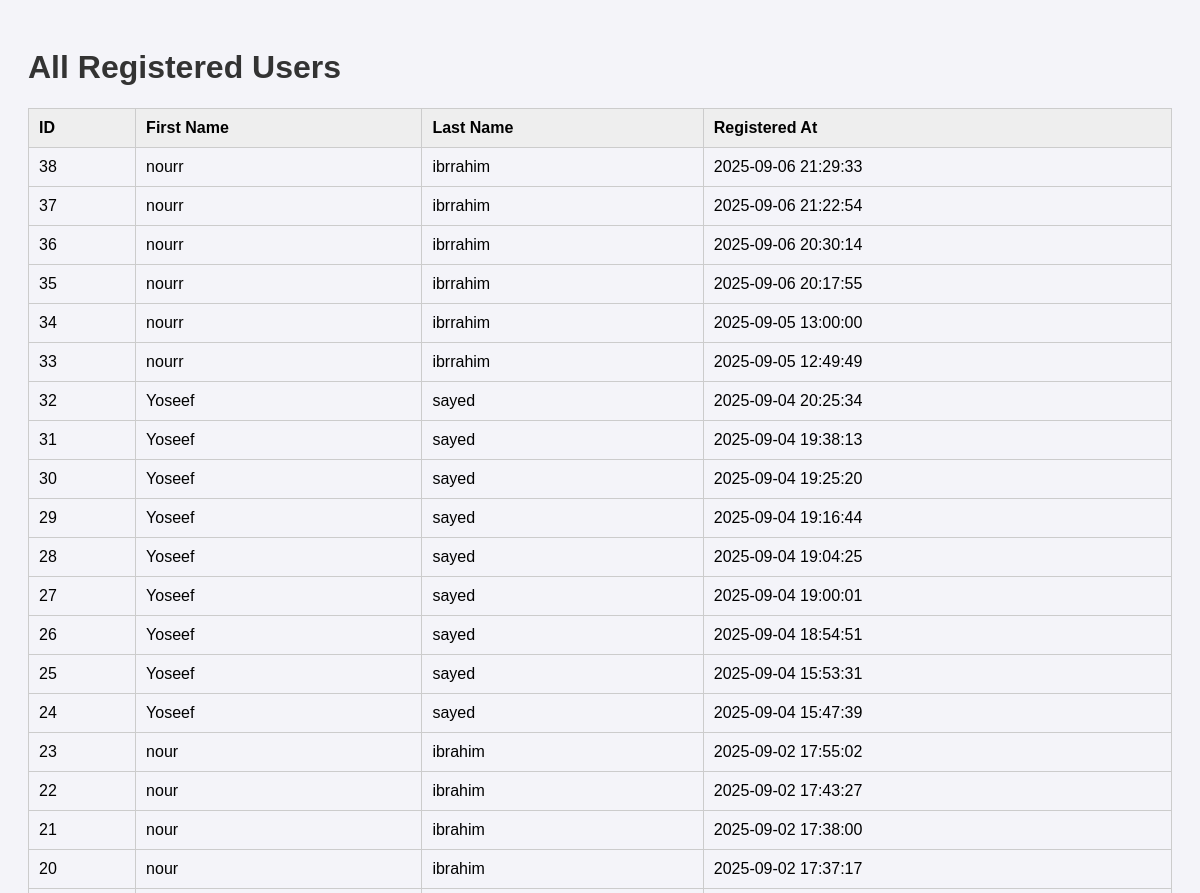
The app's page /all_users (upper part), older data.
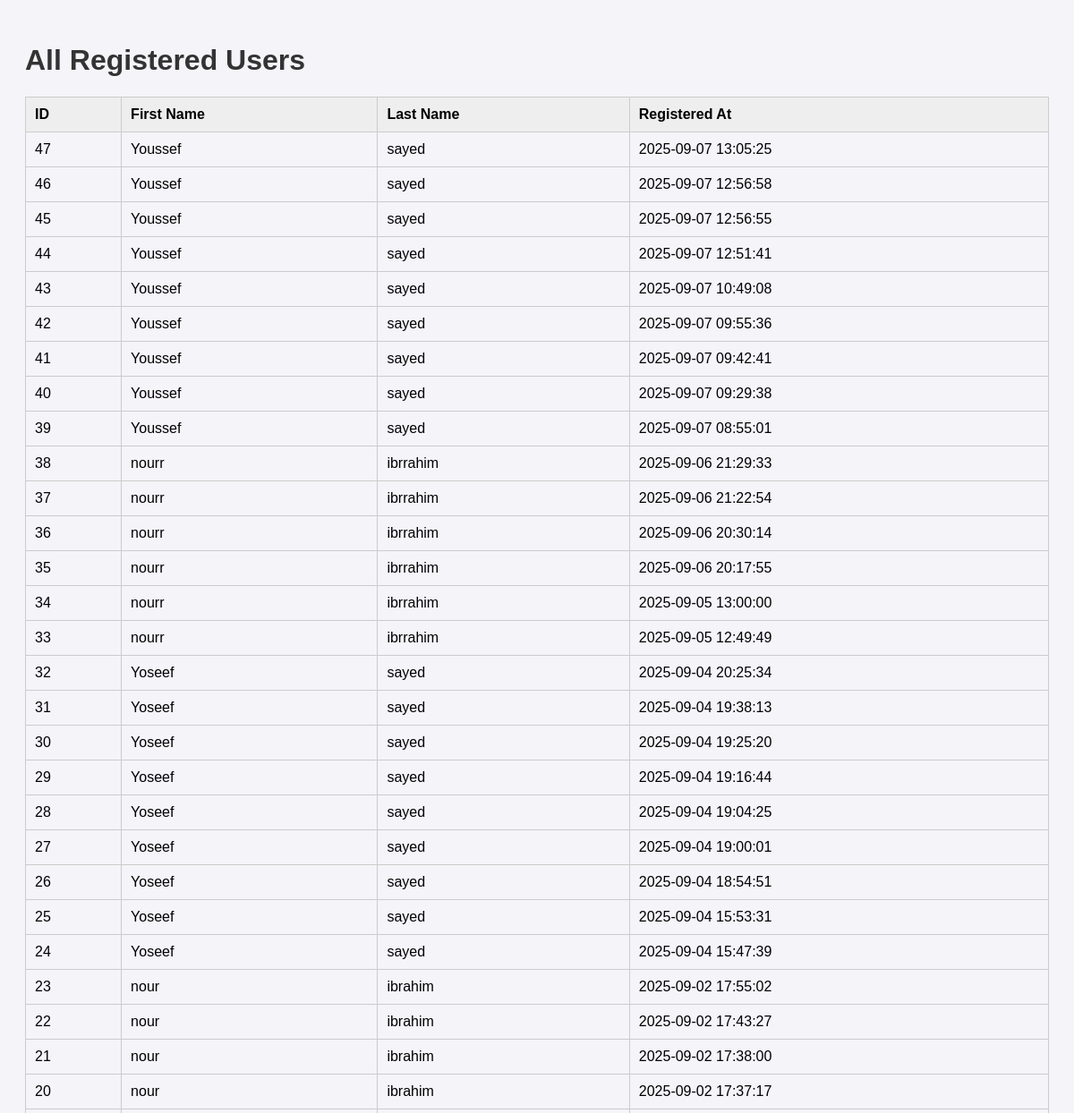
The same page, newer data.
### tables this page shows
CREATE TABLE users (
        id INTEGER PRIMARY KEY AUTOINCREMENT,
        first_name TEXT NOT NULL,
        last_name TEXT NOT NULL,
        created_at TIMESTAMP DEFAULT CURRENT_TIMESTAMP
    );

### app.py (the view)
@app.route("/all_users")
def all_users():
    users = db.execute("SELECT * FROM users ORDER BY created_at DESC")
    return render_template("all_users.html", users=users)

### templates/all_users.html (shortened to what this page needs)
<!doctype html>
<html lang="en">
<head>
</head>
<body>
  <h1>All Registered Users</h1>
  <table>
    <tr>
      <th>ID</th>
      <th>First Name</th>
      <th>Last Name</th>
      <th>Registered At</th>
    </tr>
    {% for user in users %}
    <tr>
      <td>{{ user.id }}</td>
      <td>{{ user.first_name }}</td>
      <td>{{ user.last_name }}</td>
      <td>{{ user.created_at }}</td>
    </tr>
    {% endfor %}
  </table>
</body>
</html>

### templates/all_users.html (style rules this page uses)
body { font-family: Arial, sans-serif; padding: 20px; background: #f4f4f9; }
h1 { color: #333; }
table { width: 100%; border-collapse: collapse; margin-top: 20px; }
th, td { padding: 10px; border: 1px solid #ccc; text-align: left; }
th { background: #eee; }

Row changes from the older to the newer data that the page shows:
added users: id "47", first_name "Youssef", last_name "sayed", created_at "2025-09-07 13:05:25"
added users: id "46", first_name "Youssef", last_name "sayed", created_at "2025-09-07 12:56:58"
added users: id "45", first_name "Youssef", last_name "sayed", created_at "2025-09-07 12:56:55"
added users: id "44", first_name "Youssef", last_name "sayed", created_at "2025-09-07 12:51:41"
added users: id "43", first_name "Youssef", last_name "sayed", created_at "2025-09-07 10:49:08"
added users: id "42", first_name "Youssef", last_name "sayed", created_at "2025-09-07 09:55:36"
added users: id "41", first_name "Youssef", last_name "sayed", created_at "2025-09-07 09:42:41"
added users: id "40", first_name "Youssef", last_name "sayed", created_at "2025-09-07 09:29:38"
added users: id "39", first_name "Youssef", last_name "sayed", created_at "2025-09-07 08:55:01"
